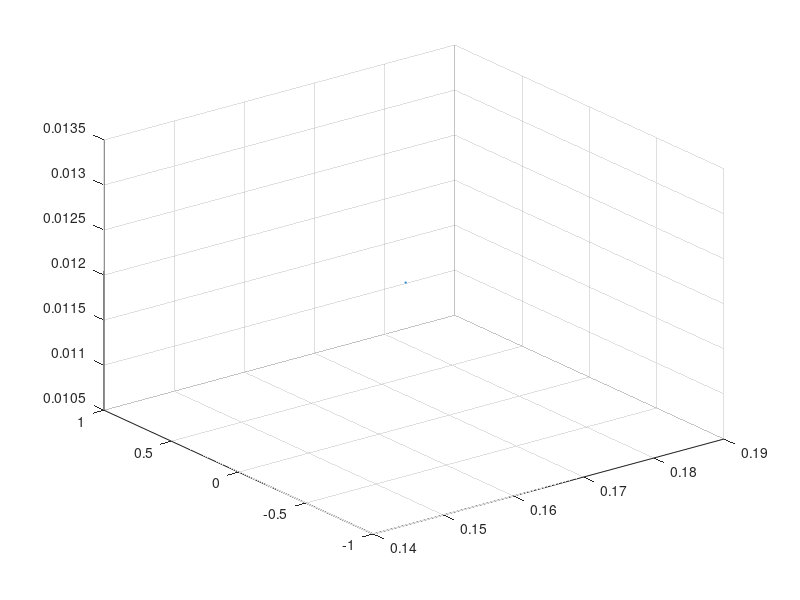

MATLAB code to generate this figure:
scatter3(0.000617, 0.059284, 0.093000, 1);
scatter3(0.005317, 0.000000, 0.003772, 1);
scatter3(0.014108, 0.007353, 0.093000, 1);
scatter3(0.015620, 0.000000, 0.005266, 1);
scatter3(0.015620, 0.000000, 0.005266, 1);
scatter3(0.024477, 0.006154, 0.093000, 1);
scatter3(0.023340, 0.000000, 0.003780, 1);
scatter3(0.023340, 0.000000, 0.003780, 1);
scatter3(0.030144, 0.000000, 0.087239, 1);
scatter3(0.034336, 0.000001, 0.093000, 1);
scatter3(0.032800, 0.000000, 0.005447, 1);
scatter3(0.049579, 0.030530, 0.093000, 1);
scatter3(0.049579, 0.030530, 0.093000, 1);
scatter3(0.048235, -0.000000, 0.027358, 1);
scatter3(0.048235, -0.000000, 0.027358, 1);
scatter3(0.051853, 0.000000, 0.049963, 1);
scatter3(0.055951, 0.030631, 0.093000, 1);
scatter3(0.056610, 0.000000, 0.024066, 1);
scatter3(0.056610, 0.000000, 0.024066, 1);
scatter3(0.057489, 0.000000, 0.022190, 1);
scatter3(0.057390, 0.000000, 0.007628, 1);
scatter3(0.057390, 0.000000, 0.007628, 1);
scatter3(0.058558, 0.000000, 0.022557, 1);
scatter3(0.060749, 0.032285, 0.093000, 1);
scatter3(0.060749, 0.032285, 0.093000, 1);
scatter3(0.061733, 0.029793, 0.093000, 1);
scatter3(0.061733, 0.029793, 0.093000, 1);
scatter3(0.061733, 0.029793, 0.093000, 1);
scatter3(0.060692, 0.000000, 0.022564, 1);
scatter3(0.060692, 0.000000, 0.022564, 1);
scatter3(0.064123, 0.047970, 0.093000, 1);
scatter3(0.062856, 0.000000, 0.031865, 1);
scatter3(0.062856, 0.000000, 0.031865, 1);
scatter3(0.063798, 0.000000, 0.067297, 1);
scatter3(0.064418, 0.000000, 0.062149, 1);
scatter3(0.064144, 0.000000, 0.034269, 1);
scatter3(0.066039, 0.030593, 0.093000, 1);
scatter3(0.064373, 0.000000, 0.037689, 1);
scatter3(0.065595, 0.000000, 0.078597, 1);
scatter3(0.067636, 0.048425, 0.093000, 1);
scatter3(0.067636, 0.048425, 0.093000, 1);
scatter3(0.067636, 0.048425, 0.093000, 1);
scatter3(0.065063, 0.000000, 0.025103, 1);
scatter3(0.065066, 0.000000, 0.021849, 1);
scatter3(0.065066, 0.000000, 0.021849, 1);
scatter3(0.065155, -0.000000, 0.023619, 1);
scatter3(0.065354, 0.000000, 0.035260, 1);
scatter3(0.065510, 0.000000, 0.044391, 1);
scatter3(0.065510, 0.000000, 0.044391, 1);
scatter3(0.065685, 0.000000, 0.037114, 1);
scatter3(0.066140, 0.000000, 0.068887, 1);
scatter3(0.066253, 0.000000, 0.065018, 1);
scatter3(0.068119, 0.034312, 0.093000, 1);
scatter3(0.066207, 0.000000, 0.022637, 1);
scatter3(0.066207, 0.000000, 0.022637, 1);
scatter3(0.066742, 0.000000, 0.034440, 1);
scatter3(0.067414, 0.000000, 0.064099, 1);
scatter3(0.067414, 0.000000, 0.064099, 1);
scatter3(0.067433, 0.000000, 0.062579, 1);
scatter3(0.067296, 0.000000, 0.023216, 1);
scatter3(0.067296, 0.000000, 0.023216, 1);
scatter3(0.067367, 0.000000, 0.021920, 1);
scatter3(0.067367, 0.000000, 0.021920, 1);
scatter3(0.067929, -0.000000, 0.069423, 1);
scatter3(0.067929, -0.000000, 0.069423, 1);
scatter3(0.070235, 0.046391, 0.093000, 1);
scatter3(0.067823, 0.000000, 0.032104, 1);
scatter3(0.067823, 0.000000, 0.032104, 1);
scatter3(0.070014, 0.030605, 0.093000, 1);
scatter3(0.070014, 0.030605, 0.093000, 1);
scatter3(0.070845, 0.044206, 0.093000, 1);
scatter3(0.070845, 0.044206, 0.093000, 1);
scatter3(0.071468, 0.053793, 0.093000, 1);
scatter3(0.068999, 0.000000, 0.065749, 1);
scatter3(0.068915, -0.000000, 0.050320, 1);
scatter3(0.069053, 0.000000, 0.047599, 1);
scatter3(0.069428, -0.000000, 0.042971, 1);
scatter3(0.069649, -0.000000, 0.023386, 1);
scatter3(0.069649, -0.000000, 0.023386, 1);
scatter3(0.072799, 0.052052, 0.093000, 1);
scatter3(0.069820, -0.000000, 0.005468, 1);
scatter3(0.070422, 0.000000, 0.074814, 1);
scatter3(0.070290, 0.000000, 0.049272, 1);
scatter3(0.070468, 0.000000, 0.061230, 1);
scatter3(0.070570, 0.000000, 0.074522, 1);
scatter3(0.070606, 0.000000, 0.077549, 1);
scatter3(0.070509, 0.000000, 0.045831, 1);
scatter3(0.070851, 0.000000, 0.090060, 1);
scatter3(0.070443, 0.000000, 0.021743, 1);
scatter3(0.070493, 0.000000, 0.006576, 1);
scatter3(0.070493, 0.000000, 0.006576, 1);
scatter3(0.071011, 0.000000, 0.047654, 1);
scatter3(0.071011, 0.000000, 0.047654, 1);
scatter3(0.073623, 0.047086, 0.093000, 1);
scatter3(0.073623, 0.047086, 0.093000, 1);
scatter3(0.071377, 0.000000, 0.050944, 1);
scatter3(0.071377, 0.000000, 0.050944, 1);
scatter3(0.071611, 0.000000, 0.068525, 1);
scatter3(0.071559, 0.000000, 0.043894, 1);
scatter3(0.071688, -0.000000, 0.031731, 1);
scatter3(0.072193, -0.000000, 0.080354, 1);
scatter3(0.074439, 0.043602, 0.093000, 1);
scatter3(0.071829, 0.000000, 0.023363, 1);
scatter3(0.072163, 0.000000, 0.073843, 1);
scatter3(0.072216, 0.000000, 0.078281, 1);
scatter3(0.072216, 0.000000, 0.078281, 1);
scatter3(0.074800, 0.046727, 0.093000, 1);
scatter3(0.072397, 0.000000, 0.064928, 1);
scatter3(0.074263, 0.030489, 0.093000, 1);
scatter3(0.074263, 0.030489, 0.093000, 1);
scatter3(0.072975, 0.000000, 0.061039, 1);
scatter3(0.072975, 0.000000, 0.061039, 1);
scatter3(0.072749, -0.000000, 0.021761, 1);
scatter3(0.073069, -0.000000, 0.070109, 1);
scatter3(0.073069, -0.000000, 0.070109, 1);
scatter3(0.076441, 0.061522, 0.093000, 1);
scatter3(0.073057, 0.000000, 0.047214, 1);
scatter3(0.073057, 0.000000, 0.047214, 1);
scatter3(0.075769, 0.046597, 0.093000, 1);
scatter3(0.075769, 0.046597, 0.093000, 1);
scatter3(0.073113, 0.000000, 0.032927, 1);
scatter3(0.075555, 0.040640, 0.093000, 1);
scatter3(0.073187, 0.000000, 0.036803, 1);
scatter3(0.076584, 0.054352, 0.093000, 1);
scatter3(0.075657, 0.034809, 0.093000, 1);
scatter3(0.073883, 0.000000, 0.077550, 1);
scatter3(0.073556, 0.000000, 0.005487, 1);
scatter3(0.076582, 0.044088, 0.093000, 1);
scatter3(0.076582, 0.044088, 0.093000, 1);
scatter3(0.076582, 0.044088, 0.093000, 1);
scatter3(0.076582, 0.044088, 0.093000, 1);
scatter3(0.073935, 0.000000, 0.008462, 1);
scatter3(0.077740, 0.058112, 0.093000, 1);
scatter3(0.074510, 0.000000, 0.068563, 1);
scatter3(0.074510, 0.000000, 0.068563, 1);
scatter3(0.074398, 0.000000, 0.037978, 1);
scatter3(0.077405, 0.050124, 0.093000, 1);
scatter3(0.074579, 0.000000, 0.063057, 1);
scatter3(0.074777, -0.000000, 0.085341, 1);
scatter3(0.074913, 0.000000, 0.075758, 1);
scatter3(0.075248, 0.000000, 0.050262, 1);
scatter3(0.075248, 0.000000, 0.050262, 1);
scatter3(0.077239, 0.031403, 0.093000, 1);
scatter3(0.077239, 0.031403, 0.093000, 1);
scatter3(0.075512, -0.000000, 0.047041, 1);
scatter3(0.078920, 0.057581, 0.093000, 1);
scatter3(0.075546, 0.000000, 0.005541, 1);
scatter3(0.075546, 0.000000, 0.005541, 1);
scatter3(0.075813, 0.000000, 0.021743, 1);
scatter3(0.075813, 0.000000, 0.021743, 1);
scatter3(0.076097, -0.000000, 0.081792, 1);
scatter3(0.076097, -0.000000, 0.081792, 1);
scatter3(0.079140, 0.051282, 0.093000, 1);
scatter3(0.079140, 0.051282, 0.093000, 1);
scatter3(0.078790, 0.044881, 0.093000, 1);
scatter3(0.076202, 0.000000, 0.073167, 1);
scatter3(0.079550, 0.055172, 0.093000, 1);
scatter3(0.076257, 0.000000, 0.030359, 1);
scatter3(0.076811, 0.000000, 0.067383, 1);
scatter3(0.076811, 0.000000, 0.067383, 1);
scatter3(0.076858, 0.000000, 0.075735, 1);
scatter3(0.076839, 0.000000, 0.047614, 1);
scatter3(0.076839, 0.000000, 0.047614, 1);
scatter3(0.079705, 0.046667, 0.093000, 1);
scatter3(0.076903, 0.000000, 0.044839, 1);
scatter3(0.076903, 0.000000, 0.044839, 1);
scatter3(0.079470, 0.040869, 0.093000, 1);
scatter3(0.076923, 0.000000, 0.007315, 1);
scatter3(0.077054, 0.000000, 0.049634, 1);
scatter3(0.077122, 0.000000, 0.065423, 1);
scatter3(0.077122, 0.000000, 0.065423, 1);
scatter3(0.077122, 0.000000, 0.065423, 1);
scatter3(0.079850, 0.044554, 0.093000, 1);
scatter3(0.079393, 0.035103, 0.093000, 1);
scatter3(0.077289, -0.000000, 0.070484, 1);
scatter3(0.080961, 0.060489, 0.093000, 1);
scatter3(0.080580, 0.053644, 0.093000, 1);
scatter3(0.080498, 0.050920, 0.093000, 1);
scatter3(0.077560, 0.000000, 0.070565, 1);
scatter3(0.077560, 0.000000, 0.070565, 1);
scatter3(0.077697, -0.000000, 0.072814, 1);
scatter3(0.077688, 0.000000, 0.022881, 1);
scatter3(0.077844, 0.000000, 0.085439, 1);
scatter3(0.077939, -0.000000, 0.082295, 1);
scatter3(0.078065, 0.000000, 0.092866, 1);
scatter3(0.080881, 0.044714, 0.093000, 1);
scatter3(0.078155, 0.000000, 0.067142, 1);
scatter3(0.078172, 0.000000, 0.046601, 1);
scatter3(0.081827, 0.057904, 0.093000, 1);
scatter3(0.078437, 0.000000, 0.075694, 1);
scatter3(0.078316, 0.000000, 0.005469, 1);
scatter3(0.078526, 0.000000, 0.031740, 1);
scatter3(0.081853, 0.051186, 0.093000, 1);
scatter3(0.078725, -0.000000, 0.091753, 1);
scatter3(0.078725, -0.000000, 0.091753, 1);
scatter3(0.080613, 0.029415, 0.093000, 1);
scatter3(0.078783, 0.000000, 0.062613, 1);
scatter3(0.078767, -0.000000, 0.004938, 1);
scatter3(0.078951, 0.000000, 0.084262, 1);
scatter3(0.078951, 0.000000, 0.084262, 1);
scatter3(0.078890, 0.000000, 0.035752, 1);
scatter3(0.082858, 0.060458, 0.093000, 1);
scatter3(0.079127, 0.000000, 0.068621, 1);
scatter3(0.079155, -0.000000, 0.065482, 1);
scatter3(0.079253, 0.000000, 0.082682, 1);
scatter3(0.079253, 0.000000, 0.082682, 1);
scatter3(0.079253, 0.000000, 0.082682, 1);
scatter3(0.079253, 0.000000, 0.082682, 1);
scatter3(0.082280, 0.047275, 0.093000, 1);
scatter3(0.081908, 0.040616, 0.093000, 1);
scatter3(0.082974, 0.054175, 0.093000, 1);
scatter3(0.079625, 0.000000, 0.086827, 1);
scatter3(0.079841, -0.000000, 0.071596, 1);
scatter3(0.079841, -0.000000, 0.071596, 1);
scatter3(0.079938, 0.000000, 0.032950, 1);
scatter3(0.080013, 0.000000, 0.036815, 1);
scatter3(0.080165, 0.000000, 0.074964, 1);
scatter3(0.080165, 0.000000, 0.074964, 1);
scatter3(0.083024, 0.044197, 0.093000, 1);
scatter3(0.083024, 0.044197, 0.093000, 1);
scatter3(0.083024, 0.044197, 0.093000, 1);
scatter3(0.080249, 0.000000, 0.021876, 1);
scatter3(0.080249, 0.000000, 0.021876, 1);
scatter3(0.082551, 0.034198, 0.093000, 1);
scatter3(0.080331, 0.000000, 0.023391, 1);
scatter3(0.080565, 0.000000, 0.069973, 1);
scatter3(0.080565, 0.000000, 0.069973, 1);
scatter3(0.080633, 0.000000, 0.064291, 1);
scatter3(0.080633, 0.000000, 0.064291, 1);
scatter3(0.084023, 0.051155, 0.093000, 1);
scatter3(0.084023, 0.051155, 0.093000, 1);
scatter3(0.084023, 0.051155, 0.093000, 1);
scatter3(0.080784, -0.000000, 0.084072, 1);
scatter3(0.080784, -0.000000, 0.084072, 1);
scatter3(0.080784, -0.000000, 0.084072, 1);
scatter3(0.080784, -0.000000, 0.084072, 1);
scatter3(0.080784, -0.000000, 0.084072, 1);
scatter3(0.083933, 0.047153, 0.093000, 1);
scatter3(0.084787, 0.057494, 0.093000, 1);
scatter3(0.083693, 0.040191, 0.093000, 1);
scatter3(0.081231, 0.000000, 0.037975, 1);
scatter3(0.081394, 0.000000, 0.033736, 1);
scatter3(0.081394, 0.000000, 0.033736, 1);
scatter3(0.084663, 0.043774, 0.093000, 1);
scatter3(0.081808, -0.000000, 0.087025, 1);
scatter3(0.081808, -0.000000, 0.087025, 1);
scatter3(0.081843, 0.000000, 0.082414, 1);
scatter3(0.085629, 0.047655, 0.093000, 1);
scatter3(0.086371, 0.056023, 0.093000, 1);
scatter3(0.082694, 0.000000, 0.050302, 1);
scatter3(0.082694, 0.000000, 0.050302, 1);
scatter3(0.086059, 0.048404, 0.093000, 1);
scatter3(0.082774, 0.000000, 0.077460, 1);
scatter3(0.082814, 0.000000, 0.044651, 1);
scatter3(0.082814, 0.000000, 0.044651, 1);
scatter3(0.082781, 0.000000, 0.079344, 1);
scatter3(0.082781, 0.000000, 0.079344, 1);
scatter3(0.085615, 0.040413, 0.093000, 1);
scatter3(0.082878, 0.000000, 0.084092, 1);
scatter3(0.082878, 0.000000, 0.084092, 1);
scatter3(0.082878, 0.000000, 0.084092, 1);
scatter3(0.082878, 0.000000, 0.084092, 1);
scatter3(0.082878, 0.000000, 0.084092, 1);
scatter3(0.082878, 0.000000, 0.084092, 1);
scatter3(0.082878, 0.000000, 0.084092, 1);
scatter3(0.083107, 0.000000, 0.064024, 1);
scatter3(0.083180, -0.000000, 0.066671, 1);
scatter3(0.083182, -0.000000, 0.070545, 1);
scatter3(0.083182, -0.000000, 0.070545, 1);
scatter3(0.083208, 0.000000, 0.074169, 1);
scatter3(0.086848, 0.051110, 0.093000, 1);
scatter3(0.086848, 0.051110, 0.093000, 1);
scatter3(0.087582, 0.060849, 0.093000, 1);
scatter3(0.083446, 0.000000, 0.033565, 1);
scatter3(0.083537, 0.000000, 0.035892, 1);
scatter3(0.083592, 0.000000, 0.021558, 1);
scatter3(0.086694, 0.043970, 0.093000, 1);
scatter3(0.086694, 0.043970, 0.093000, 1);
scatter3(0.084074, 0.000000, 0.045509, 1);
scatter3(0.084007, 0.000000, 0.086852, 1);
scatter3(0.084166, 0.000000, 0.064634, 1);
scatter3(0.088102, 0.055604, 0.093000, 1);
scatter3(0.086630, 0.034130, 0.093000, 1);
scatter3(0.084271, 0.000000, 0.081740, 1);
scatter3(0.084330, 0.000000, 0.067273, 1);
scatter3(0.084450, 0.000000, 0.082702, 1);
scatter3(0.084450, 0.000000, 0.082702, 1);
scatter3(0.084618, -0.000000, 0.031913, 1);
scatter3(0.084534, 0.000000, 0.071709, 1);
scatter3(0.084542, 0.000000, 0.073333, 1);
scatter3(0.084668, 0.000000, 0.065885, 1);
scatter3(0.084668, 0.000000, 0.065885, 1);
scatter3(0.088323, 0.051585, 0.093000, 1);
scatter3(0.084689, -0.000000, 0.076593, 1);
scatter3(0.084693, 0.000000, 0.084286, 1);
scatter3(0.084693, 0.000000, 0.084286, 1);
scatter3(0.084998, -0.000000, 0.023616, 1);
scatter3(0.084998, -0.000000, 0.023616, 1);
scatter3(0.088239, 0.047071, 0.093000, 1);
scatter3(0.088018, 0.043800, 0.093000, 1);
scatter3(0.088018, 0.043800, 0.093000, 1);
scatter3(0.087860, 0.040609, 0.093000, 1);
scatter3(0.085252, -0.000000, 0.043928, 1);
scatter3(0.085344, 0.000000, 0.046980, 1);
scatter3(0.085304, -0.000000, 0.067922, 1);
scatter3(0.085468, 0.000000, 0.064955, 1);
scatter3(0.085453, 0.000000, 0.078270, 1);
scatter3(0.085753, 0.000000, 0.082316, 1);
scatter3(0.085753, 0.000000, 0.082316, 1);
scatter3(0.089608, 0.051920, 0.093000, 1);
scatter3(0.085785, -0.000000, 0.085461, 1);
scatter3(0.085785, -0.000000, 0.085461, 1);
scatter3(0.086011, 0.000000, 0.074861, 1);
scatter3(0.086011, 0.000000, 0.074861, 1);
scatter3(0.086005, 0.000000, 0.076918, 1);
scatter3(0.086194, 0.000000, 0.037738, 1);
scatter3(0.086125, 0.000000, 0.070486, 1);
scatter3(0.089361, 0.043839, 0.093000, 1);
scatter3(0.089361, 0.043839, 0.093000, 1);
scatter3(0.086234, -0.000000, 0.066500, 1);
scatter3(0.086304, -0.000000, 0.061005, 1);
scatter3(0.086610, 0.000000, 0.067856, 1);
scatter3(0.086766, 0.000000, 0.063075, 1);
scatter3(0.086766, 0.000000, 0.063075, 1);
scatter3(0.089055, 0.031207, 0.093000, 1);
scatter3(0.089055, 0.031207, 0.093000, 1);
scatter3(0.090475, 0.047294, 0.093000, 1);
scatter3(0.090475, 0.047294, 0.093000, 1);
scatter3(0.090475, 0.047294, 0.093000, 1);
scatter3(0.087131, -0.000000, 0.035306, 1);
scatter3(0.090267, 0.040381, 0.093000, 1);
scatter3(0.087517, -0.000000, 0.022697, 1);
scatter3(0.087477, 0.000000, 0.037146, 1);
scatter3(0.087309, 0.000000, 0.077568, 1);
scatter3(0.087734, 0.000000, 0.032802, 1);
scatter3(0.087562, 0.000000, 0.081828, 1);
scatter3(0.087562, 0.000000, 0.081828, 1);
scatter3(0.091584, 0.044029, 0.093000, 1);
scatter3(0.088545, -0.000000, 0.034419, 1);
scatter3(0.092545, 0.052575, 0.093000, 1);
scatter3(0.088997, 0.000000, 0.006595, 1);
scatter3(0.088937, 0.000000, 0.085406, 1);
scatter3(0.091651, 0.033943, 0.093000, 1);
scatter3(0.089346, 0.000000, 0.065980, 1);
scatter3(0.089346, 0.000000, 0.065980, 1);
scatter3(0.089613, -0.000000, 0.032132, 1);
scatter3(0.089613, -0.000000, 0.032132, 1);
scatter3(0.089778, -0.000000, 0.023232, 1);
scatter3(0.089778, -0.000000, 0.023232, 1);
scatter3(0.092690, 0.040514, 0.093000, 1);
scatter3(0.089548, 0.000000, 0.075059, 1);
scatter3(0.089548, 0.000000, 0.075059, 1);
scatter3(0.089850, 0.000000, 0.078356, 1);
scatter3(0.094137, 0.043877, 0.093000, 1);
scatter3(0.090793, 0.000000, 0.080697, 1);
scatter3(0.091045, 0.000000, 0.047653, 1);
scatter3(0.091045, 0.000000, 0.047653, 1);
scatter3(0.090984, 0.000000, 0.061079, 1);
scatter3(0.090984, 0.000000, 0.061079, 1);
scatter3(0.093420, 0.031462, 0.093000, 1);
scatter3(0.093420, 0.031462, 0.093000, 1);
scatter3(0.091210, -0.000000, 0.035262, 1);
scatter3(0.091194, 0.000000, 0.079047, 1);
scatter3(0.091194, 0.000000, 0.079047, 1);
scatter3(0.091335, 0.000000, 0.073532, 1);
scatter3(0.091976, 0.000000, 0.021987, 1);
scatter3(0.091683, 0.000000, 0.062896, 1);
scatter3(0.092057, 0.000000, 0.023400, 1);
scatter3(0.092057, 0.000000, 0.023400, 1);
scatter3(0.092313, 0.000000, 0.006172, 1);
scatter3(0.092313, 0.000000, 0.006172, 1);
scatter3(0.091882, 0.000000, 0.068592, 1);
scatter3(0.091897, 0.000000, 0.068634, 1);
scatter3(0.091897, 0.000000, 0.068634, 1);
scatter3(0.095883, 0.048178, 0.093000, 1);
scatter3(0.092824, 0.000000, 0.008936, 1);
scatter3(0.092388, 0.000000, 0.065128, 1);
scatter3(0.092413, 0.000000, 0.066364, 1);
scatter3(0.092904, 0.000000, 0.036931, 1);
scatter3(0.092787, 0.000000, 0.074563, 1);
scatter3(0.093201, 0.000000, 0.031954, 1);
scatter3(0.093201, 0.000000, 0.031954, 1);
scatter3(0.095419, 0.029008, 0.093000, 1);
scatter3(0.094080, -0.000000, 0.005645, 1);
scatter3(0.094080, -0.000000, 0.005645, 1);
scatter3(0.093593, 0.000000, 0.062749, 1);
scatter3(0.093642, 0.000000, 0.067516, 1);
scatter3(0.093674, -0.000000, 0.064295, 1);
scatter3(0.096591, 0.034502, 0.093000, 1);
scatter3(0.094272, -0.000000, 0.036541, 1);
scatter3(0.094825, 0.000000, 0.069233, 1);
scatter3(0.095977, 0.000000, 0.005734, 1);
scatter3(0.099783, 0.049206, 0.093000, 1);
scatter3(0.096161, 0.000000, 0.008562, 1);
scatter3(0.096161, 0.000000, 0.008562, 1);
scatter3(0.098400, 0.031500, 0.093000, 1);
scatter3(0.098400, 0.031500, 0.093000, 1);
scatter3(0.096541, -0.000000, 0.032536, 1);
scatter3(0.096868, -0.000000, 0.034332, 1);
scatter3(0.096681, -0.000000, 0.067356, 1);
scatter3(0.097073, 0.000000, 0.036077, 1);
scatter3(0.096859, -0.000000, 0.064493, 1);
scatter3(0.097741, 0.000000, 0.044694, 1);
scatter3(0.097741, 0.000000, 0.044694, 1);
scatter3(0.098406, -0.000000, 0.022040, 1);
scatter3(0.098406, -0.000000, 0.022040, 1);
scatter3(0.098409, 0.000000, 0.024901, 1);
scatter3(0.098409, 0.000000, 0.024901, 1);
scatter3(0.098296, 0.000000, 0.065379, 1);
scatter3(0.098830, 0.000000, 0.037440, 1);
scatter3(0.098867, 0.000000, 0.047270, 1);
scatter3(0.098935, -0.000000, 0.047070, 1);
scatter3(0.099123, 0.000000, 0.033580, 1);
scatter3(0.099901, 0.000000, 0.006451, 1);
scatter3(0.099750, 0.000000, 0.023574, 1);
scatter3(0.100084, 0.000000, 0.061590, 1);
scatter3(0.100084, 0.000000, 0.061590, 1);
scatter3(0.100541, 0.000000, 0.032322, 1);
scatter3(0.100541, 0.000000, 0.032322, 1);
scatter3(0.101157, -0.000000, 0.005529, 1);
scatter3(0.101097, 0.000000, 0.022726, 1);
scatter3(0.101740, 0.000000, 0.047893, 1);
scatter3(0.101796, 0.000000, 0.047757, 1);
scatter3(0.105028, 0.031031, 0.093000, 1);
scatter3(0.105028, 0.031031, 0.093000, 1);
scatter3(0.102914, -0.000000, 0.050499, 1);
scatter3(0.103356, 0.000000, 0.023317, 1);
scatter3(0.104494, -0.000000, 0.046372, 1);
scatter3(0.105683, 0.000000, 0.006724, 1);
scatter3(0.105683, 0.000000, 0.006724, 1);
scatter3(0.107217, 0.000000, 0.008498, 1);
scatter3(0.107217, 0.000000, 0.008498, 1);
scatter3(0.109568, 0.030886, 0.093000, 1);
scatter3(0.109568, 0.030886, 0.093000, 1);
scatter3(0.109568, 0.030886, 0.093000, 1);
scatter3(0.107666, -0.000000, 0.023303, 1);
scatter3(0.107666, -0.000000, 0.023303, 1);
scatter3(0.107318, 0.000000, 0.046527, 1);
scatter3(0.107369, 0.000000, 0.047858, 1);
scatter3(0.107420, -0.000000, 0.045196, 1);
scatter3(0.114177, 0.030219, 0.093000, 1);
scatter3(0.114177, 0.030219, 0.093000, 1);
scatter3(0.116667, 0.000000, 0.027530, 1);
scatter3(0.116667, 0.000000, 0.027530, 1);
scatter3(0.117654, 0.000000, 0.062259, 1);
scatter3(0.117654, 0.000000, 0.062259, 1);
scatter3(0.122112, 0.036810, 0.093000, 1);
scatter3(0.122112, 0.036810, 0.093000, 1);
scatter3(0.119733, 0.000000, 0.060473, 1);
scatter3(0.119733, 0.000000, 0.060473, 1);
scatter3(0.120822, 0.000000, 0.029704, 1);
scatter3(0.124124, 0.037156, 0.093000, 1);
scatter3(0.121328, 0.000000, 0.026518, 1);
scatter3(0.120793, 0.000000, 0.064234, 1);
scatter3(0.120950, -0.000000, 0.067420, 1);
scatter3(0.122435, 0.000000, 0.058804, 1);
scatter3(0.123157, 0.000000, 0.039636, 1);
scatter3(0.123157, 0.000000, 0.039636, 1);
scatter3(0.122603, 0.000000, 0.061610, 1);
scatter3(0.125327, 0.025785, 0.093000, 1);
scatter3(0.122436, 0.000000, 0.068888, 1);
scatter3(0.122436, 0.000000, 0.068888, 1);
scatter3(0.124235, 0.000000, 0.032723, 1);
scatter3(0.125231, 0.019206, 0.093000, 1);
scatter3(0.127200, 0.031486, 0.093000, 1);
scatter3(0.125386, 0.000000, 0.031257, 1);
scatter3(0.125261, 0.000000, 0.035343, 1);
scatter3(0.125939, 0.000000, 0.014609, 1);
scatter3(0.125637, -0.000000, 0.027035, 1);
scatter3(0.126071, -0.000000, 0.030793, 1);
scatter3(0.126702, 0.014473, 0.093000, 1);
scatter3(0.126940, -0.000000, 0.022659, 1);
scatter3(0.125445, -0.000000, 0.074219, 1);
scatter3(0.126018, 0.000000, 0.058411, 1);
scatter3(0.125679, 0.000000, 0.070717, 1);
scatter3(0.126254, 0.008557, 0.093000, 1);
scatter3(0.128285, -0.000000, 0.006635, 1);
scatter3(0.128919, 0.022878, 0.093000, 1);
scatter3(0.126641, -0.000000, 0.071458, 1);
scatter3(0.126641, -0.000000, 0.071458, 1);
scatter3(0.129128, -0.000000, 0.011510, 1);
scatter3(0.129128, -0.000000, 0.011510, 1);
scatter3(0.129051, 0.000000, 0.027751, 1);
scatter3(0.127709, -0.000000, 0.076202, 1);
scatter3(0.129865, 0.000000, 0.014045, 1);
scatter3(0.130200, 0.000000, 0.021050, 1);
scatter3(0.128709, -0.000000, 0.067963, 1);
scatter3(0.129056, 0.000000, 0.058410, 1);
scatter3(0.130237, 0.000000, 0.024803, 1);
scatter3(0.130237, 0.000000, 0.024803, 1);
scatter3(0.130565, 0.000000, 0.018404, 1);
scatter3(0.130565, 0.000000, 0.018404, 1);
scatter3(0.132550, 0.029396, 0.093000, 1);
scatter3(0.129223, 0.000000, 0.073014, 1);
scatter3(0.130984, 0.015820, 0.093000, 1);
scatter3(0.130984, 0.015820, 0.093000, 1);
scatter3(0.131821, -0.000000, 0.009090, 1);
scatter3(0.131501, 0.000000, 0.022726, 1);
scatter3(0.132116, 0.019863, 0.093000, 1);
scatter3(0.131477, -0.000000, 0.025534, 1);
scatter3(0.131289, 0.012031, 0.093000, 1);
scatter3(0.130372, 0.000000, 0.070870, 1);
scatter3(0.130372, 0.000000, 0.070870, 1);
scatter3(0.134668, 0.026299, 0.093000, 1);
scatter3(0.131945, -0.000000, 0.059483, 1);
scatter3(0.131999, -0.000000, 0.064226, 1);
scatter3(0.131999, -0.000000, 0.064226, 1);
scatter3(0.131967, 0.000000, 0.067487, 1);
scatter3(0.133776, 0.000000, 0.020227, 1);
scatter3(0.135043, -0.000000, 0.018515, 1);
scatter3(0.138701, 0.026962, 0.093000, 1);
scatter3(0.138701, 0.026962, 0.093000, 1);
scatter3(0.135855, 0.000000, 0.062799, 1);
scatter3(0.135855, 0.000000, 0.062799, 1);
scatter3(0.137653, 0.000000, 0.024632, 1);
scatter3(0.137653, 0.000000, 0.024632, 1);
scatter3(0.141600, 0.035954, 0.093000, 1);
scatter3(0.136044, -0.000000, 0.083801, 1);
scatter3(0.141870, 0.036182, 0.093000, 1);
scatter3(0.138433, 0.000000, 0.030058, 1);
scatter3(0.140173, 0.000000, 0.024501, 1);
scatter3(0.141462, 0.000000, 0.032573, 1);
scatter3(0.141462, 0.000000, 0.032573, 1);
scatter3(0.143651, -0.000000, 0.032580, 1);
scatter3(0.163085, 0.028644, 0.093000, 1);
scatter3(0.163819, 0.000000, 0.012102, 1);
hold all
